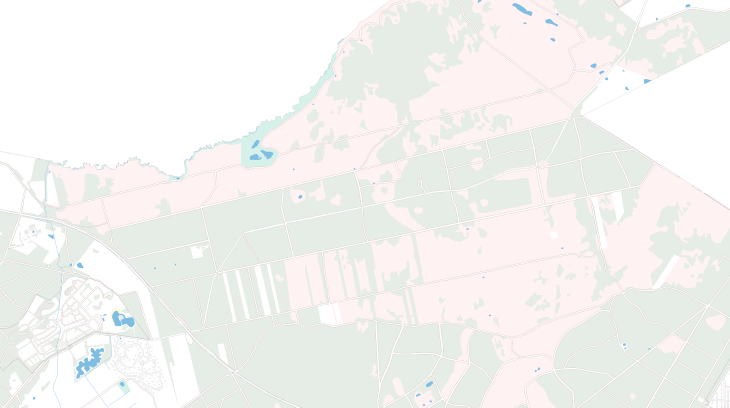
#> input picture Atlaskaarten_Meinweg/WaterkaartPS.png, 1460 x 815 px (shown at 1/2 size)
$ python read_map.py Atlaskaarten_Meinweg/WegenkaartPS.png
#> lines starting #> are read from the running program, lines starting #| are printed output that depends on the picture; after the words box and inside, x2 and y2 are one past the last pixel; in counts of white or black regions, pixels touching at a corner belong together
import numpy as np
from skimage.morphology import dilation
from skimage import filters
import cv2
import sys


def scale_percent(img, percent):
    width = int(img.shape[1] * percent / 100)
    height = int(img.shape[0] * percent / 100)
    return cv2.resize(img, (width, height), interpolation=cv2.INTER_AREA)


def imgconvert(filename):
    """
    Convert any image to grayscale format.
    """
    #img = Image.open(filename).convert("L")
    img = cv2.imread(filename)
    return cv2.cvtColor(img, cv2.COLOR_BGR2GRAY)


def dilate(img):
    """
    Utilize dilation algorithm.
    """
    img = np.asarray(img) / np.max(img)

    # Dilate.
    dilated = dilation(img)
    if not dilated.any():
        print("Something went wrong while thinning. Double check your input")
        return img
    else:
        return dilated


def bitmap_trees_scaled(filename, percent):
    img = imgconvert(filename)
    result = scale_percent(np.asarray(img) / np.max(img) * 255, percent)
    val = filters.threshold_otsu(result)
    mask = result > val
    # result = np.asarray(mask) / np.max(mask)*255
    return mask
    # cv2.imwrite('./color_resize.jpeg', scale_percent(result, 20))


def bitmap_water_scaled(filename, percent):
    img = cv2.imread(filename, cv2.IMREAD_UNCHANGED)

    r, g, b = 135, 195, 190
    # print(np.where((img[:, :, 0] >= b) & (
    #     img[:, :, 1] <= g) & (img[:, :, 2] <= r)))
    bitmap = ((img[:, :, 0] >= b) & (img[:, :, 1] <= g) & (img[:, :, 2] <= r))
    img2 = scale_percent(np.asarray(bitmap) / True, percent)
    return (img2 * 255) > 100


def bitmap_road_scaled(filename, percent):
    img = imgconvert(filename)
    result = dilate(img) * 255 > 254

    result = scale_percent(result / True * 255, percent)

    return result > 80


def writefile(img, filename):
    cv2.imwrite(filename, img * 255)


def main():
    if len(sys.argv) < 1:
        print(
            "Usage: python3 read_map.py <image file>")
        sys.exit(1)

    wegenkaart = 'Atlaskaarten_Meinweg/WegenkaartPS.png'
    bomenkaart = 'Atlaskaarten_Meinweg/Bomenkaart.png'
    waterkaart = 'Atlaskaarten_Meinweg/WaterkaartPS.png'
    luchtfoto = 'Atlaskaarten_Meinweg/Luchtfoto.png'

    percent = 20

    water_bm = bitmap_water_scaled(waterkaart, percent)
#> in bitmap_water_scaled, img is the input picture: shape (815, 1460, 4); mean B, G, R, A 240.4, 243, 243.6, 255
#> in bitmap_water_scaled, `bitmap = ((img[:, :, 0] >= b) & (img[:, :, 1] <= g) & (img[:, :, 2] <=..`:
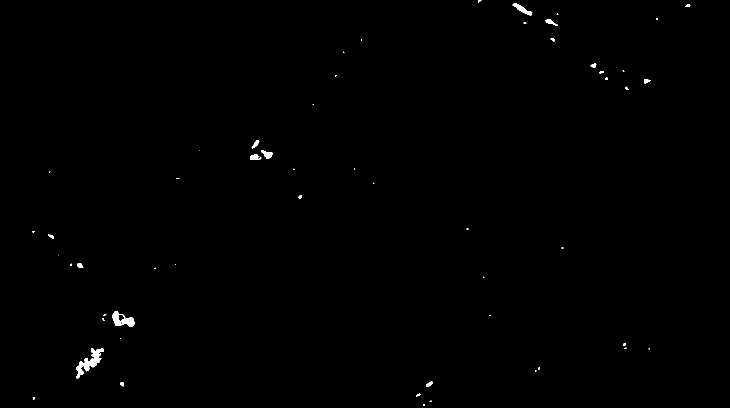
#> bitmap: shape (815, 1460) bool (shown at 1/2 size); 0.32% white; 55 white regions (33 under 20 px), largest, box (x1, y1, x2, y2) and area: (153, 696, 208, 757) 1132, (225, 622, 269, 654) 735, (1025, 7, 1065, 32) 333
#> in bitmap_water_scaled, `return (img2 * 255) > 100`: returned value: shape (163, 292) bool; 0.35% white in thin lines or dots, all inside (x1, y1, x2, y2) = (13, 0, 276, 160)
    road_bm = bitmap_road_scaled(wegenkaart, percent)
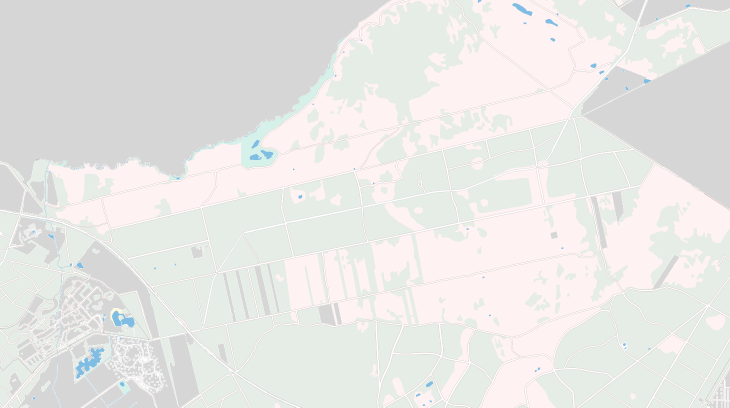
#> input picture Atlaskaarten_Meinweg/WegenkaartPS.png, 1460 x 815 px (shown at 1/2 size)
#> in imgconvert, img is the input picture: shape (815, 1460, 3); mean B, G, R 229, 231.6, 232.2
#> in bitmap_road_scaled, `result = dilate(img) * 255 > 254`:
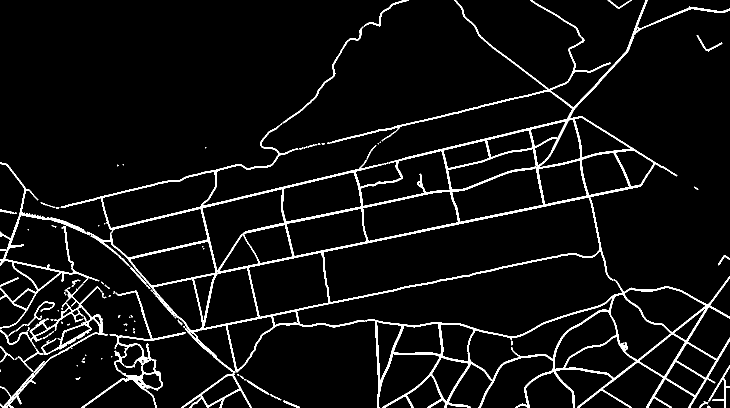
#> result: shape (815, 1460) bool (shown at 1/2 size); 5.7% white; 96 white regions (57 under 20 px), largest, box (x1, y1, x2, y2) and area: (0, 0, 1460, 815) 53675, (0, 572, 216, 815) 4645, (163, 581, 372, 815) 3477
#> in bitmap_road_scaled, `return result > 80`:
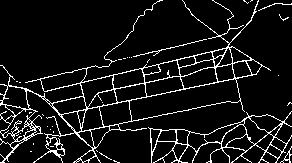
#> returned value: shape (163, 292) bool; 8.6% white in thin lines or dots
    tree_bm = bitmap_trees_scaled(luchtfoto, percent)
#> call 2 of imgconvert, with filename = 'Atlaskaarten_Meinweg/Luchtfoto.png'
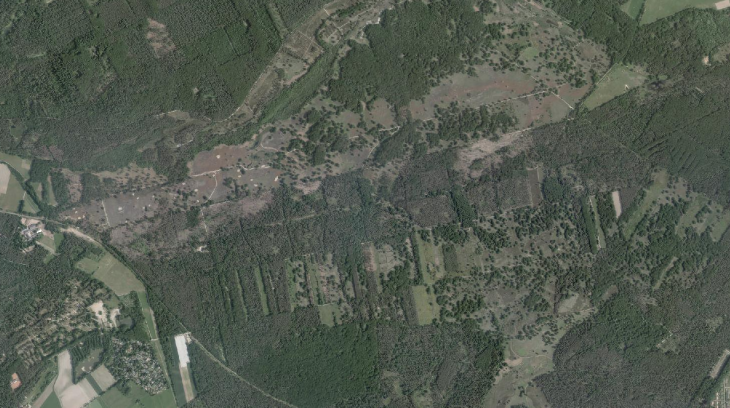
#> input picture Atlaskaarten_Meinweg/Luchtfoto.png, 1460 x 815 px (shown at 1/2 size)
#> in imgconvert, img is the input picture: shape (815, 1460, 3); mean B, G, R 80.5, 91, 83.6
#> call 3 of scale_percent, with percent = 20
#> in scale_percent (call 3), `return cv2.resize(img, (width, height), interpolation=cv2.INTER_AREA)`:
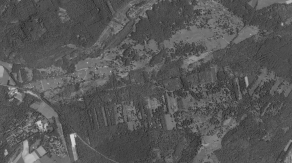
#> returned value: shape (163, 292) float64; min 36.14, max 218.3, mean 87.9
#> in bitmap_trees_scaled, `val = filters.threshold_otsu(result)`: val = 95.54
#> in bitmap_trees_scaled, `mask = result > val`:
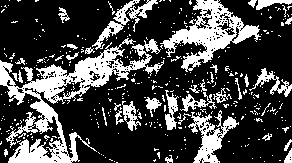
#> mask: shape (163, 292) bool; 27.4% white; 375 white regions (337 under 20 px), largest, box (x1, y1, x2, y2) and area: (0, 38, 164, 163) 5027, (160, 0, 261, 72) 2457, (188, 110, 239, 163) 1025
    #moor_bm = bitmap_trees_scaled(luchtfoto, percent)

    writefile(water_bm, './Atlaskaarten_Meinweg/Waterbitmap.png')
    writefile(road_bm, './Atlaskaarten_Meinweg/Roadsbitmap.png')
    writefile(tree_bm, './Atlaskaarten_Meinweg/Treesbitmap.png')


if __name__ == '__main__':
    main()
